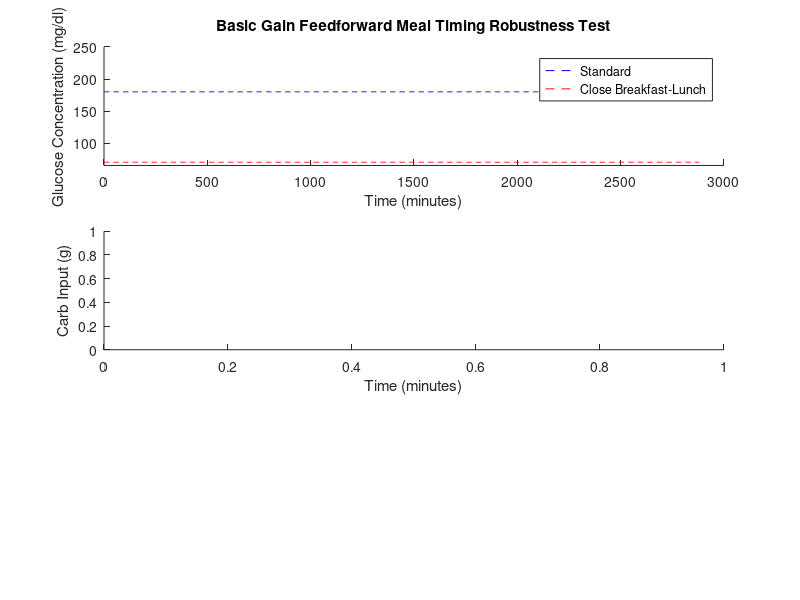

Source code (MATLAB): (Note: this script raises an error after producing the figure.)
%% plotSetup.m
% This script modifies the figure output from "Simulation Data Inspector"
% in Simulink. The data inspector has an option "Send to Figure" which is
% used before running this script.

figure(1);
subplot(3,1,1);
title('Basic Gain Feedforward Meal Timing Robustness Test');
xlabel('Time (minutes)');
ylabel('Glucose Concentration (mg/dl)');
hold on;
time = linspace(0,48*60,1000);
hyper = linspace(180,180,1000);
hypo = linspace(70,70,1000);
plot(time,hyper,'b--');
plot(time,hypo,'r--');
ylim([65 250]);
legend('Standard','Close Breakfast-Lunch','Close Lunch-Dinner','Hyperglycemic limit','Hypoglycemic limit');

subplot(3,1,2);
xlabel('Time (minutes)');
ylabel('Carb Input (g)');
legend('Standard','Close Breakfast-Lunch','Close Lunch-Dinner');

subplot(3,1,3);
xlabel('Time (minutes)');
ylabel('Insulin Infusion Rate (mU/min)');
legend('Standard','Close Breakfast-Lunch','Close Lunch-Dinner');